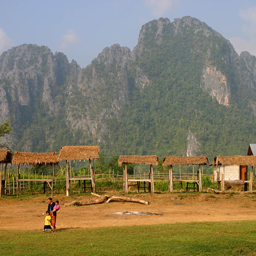
#> input picture ESL_LAB2/exercise4/mountain256.bmp, 256 x 256 px, found by its file name
$ jupyter execute --allow-errors pynq_sysyeemc.ipynb   (shell and % lines are left out)
#> lines starting #> are read from the running program, lines starting #| are printed output that depends on the picture
[cell 1]
from pynq import Overlay
from pynq.lib import AxiGPIO
import time
import numpy as np
from PIL import Image
import matplotlib.pyplot as plt

#> (a cell that did not finish here is left out)

#> (a cell that did not finish here is left out)

[cell 4]
# 讀入圖片
img = Image.open("mountain256.bmp").resize((256, 256)).convert("RGB")
#> img is the input picture: PIL image 256x256 RGB; mean R, G, B 132.7, 124.5, 99.9
r, g, b = img.split()
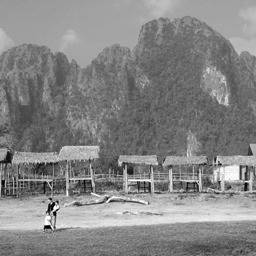
#> r: PIL image 256x256 L; min 0, max 255, mean 132.7
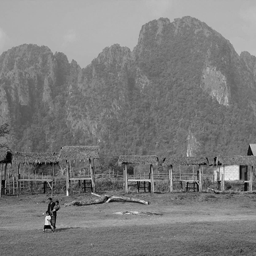
#> g: PIL image 256x256 L; min 0, max 245, mean 124.5
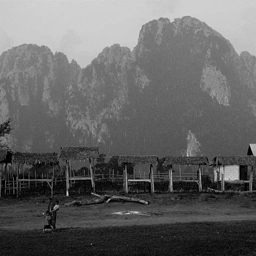
#> b: PIL image 256x256 L; min 0, max 213, mean 99.9
r = np.array(r).flatten()
g = np.array(g).flatten()
b = np.array(b).flatten()
plt.imshow(img, cmap='gray')
plt.title("RGB")
plt.show()
